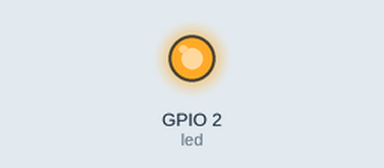
A program run on a simulated ESP32 board running MicroPython. Parts: output pins drawn as LEDs (lit = HIGH).

Above: at 1.5 s.
At 5.4 s:
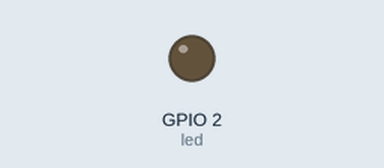
Timing chart, 0 to 8.1 s (numbered marks = the images above):
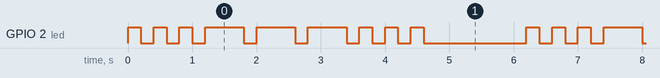

The program:

distress_signal_partA.py
```python
#!/usr/bin/env python
# -*-coding:utf-8 -*-
'''
@File    :   distress_signal_partA.py
@Time    :   2024/02/23 23:01:39
@Author  :   Uras Ayanoglu
@Version :   1.0
@Contact :   uras.ayanoglu@edu.turkuamk.fi
@License :   (C)Copyright 2023, Uras Ayanoglu
@Desc    :   A simple continious distress signal example for AI-Thinker NodeMCU ESP32-S2 on MicroPython v1.22.2
'''

import machine
import time

led = machine.Pin(2, machine.Pin.OUT)

# Morse code timings in seconds
dot_length = 0.2
dash_length = dot_length * 3
inter_element_gap = dot_length
inter_letter_gap = dot_length * 3
inter_word_gap = dot_length * 7

# Function to represent a dot
def dot():
    led.value(1)
    time.sleep(dot_length)
    led.value(0)
    time.sleep(inter_element_gap)

# Function to represent a dash
def dash():
    led.value(1)
    time.sleep(dash_length)
    led.value(0)
    time.sleep(inter_element_gap)

def distress_signal():
    """A simple continuous distress signal function"""
    for _ in range(3):
        dot()
    for _ in range(3):
        dash()
    for _ in range(3):
        dot()
    time.sleep(inter_word_gap)

while True:
    distress_signal()
```

Measured:
- by itself, GPIO 2 (led): repeats every 6.2 s: 2 × (LOW 0.20 s, HIGH 0.20 s), 3 × (LOW 0.20 s, HIGH 0.60 s), 3 × (LOW 0.20 s, HIGH 0.20 s), LOW 1.6 s, HIGH 0.20 s
- by itself, everything shown: repeats every 6.2 s, in 18 steps
